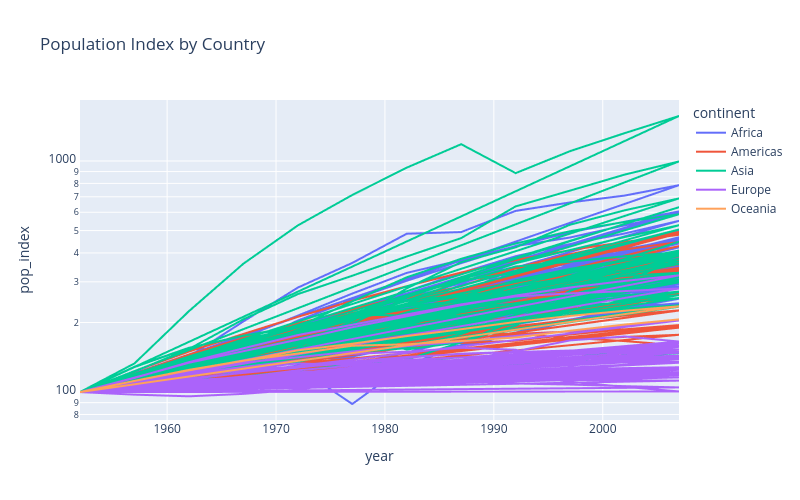

Notebook source saved alongside this figure:
### Code cell
fig = px.line(
    df,
    x="year",
    y="pop_index",
    color="continent",
    title="Population Index by Country",
    log_y=True
)
fig.update_layout(autosize=False, width=800, height=500)
fig.show()

### Figure 1 — Plotly figure (JSON) as saved in the notebook; plotly's stock layout.template omitted (floating-point values rounded to 4 significant figures; data arrays with more than 128 entries replaced by an {"elided": "..."} marker saying what was removed)
{"data": [{"hovertemplate": "continent=Africa<br>year=%{x}<br>pop_index=%{y}<extra></extra>", "legendgroup": "Africa", "line": {"color": "#636efa", "dash": "solid"}, "marker": {"symbol": "circle"}, "mode": "lines", "name": "Africa", "showlegend": true, "type": "scattergl", "x": {"elided": "624 int values"}, "xaxis": "x", "y": {"elided": "624 float values"}, "yaxis": "y"}, {"hovertemplate": "continent=Americas<br>year=%{x}<br>pop_index=%{y}<extra></extra>", "legendgroup": "Americas", "line": {"color": "#EF553B", "dash": "solid"}, "marker": {"symbol": "circle"}, "mode": "lines", "name": "Americas", "showlegend": true, "type": "scattergl", "x": {"elided": "300 int values"}, "xaxis": "x", "y": {"elided": "300 float values"}, "yaxis": "y"}, {"hovertemplate": "continent=Asia<br>year=%{x}<br>pop_index=%{y}<extra></extra>", "legendgroup": "Asia", "line": {"color": "#00cc96", "dash": "solid"}, "marker": {"symbol": "circle"}, "mode": "lines", "name": "Asia", "showlegend": true, "type": "scattergl", "x": {"elided": "396 int values"}, "xaxis": "x", "y": {"elided": "396 float values"}, "yaxis": "y"}, {"hovertemplate": "continent=Europe<br>year=%{x}<br>pop_index=%{y}<extra></extra>", "legendgroup": "Europe", "line": {"color": "#ab63fa", "dash": "solid"}, "marker": {"symbol": "circle"}, "mode": "lines", "name": "Europe", "showlegend": true, "type": "scattergl", "x": {"elided": "360 int values"}, "xaxis": "x", "y": {"elided": "360 float values"}, "yaxis": "y"}, {"hovertemplate": "continent=Oceania<br>year=%{x}<br>pop_index=%{y}<extra></extra>", "legendgroup": "Oceania", "line": {"color": "#FFA15A", "dash": "solid"}, "marker": {"symbol": "circle"}, "mode": "lines", "name": "Oceania", "showlegend": true, "type": "scattergl", "x": [1952, 1957, 1962, 1967, 1972, 1977, 1982, 1987, 1992, 1997, 2002, 2007, 1952, 1957, 1962, 1967, 1972, 1977, 1982, 1987, 1992, 1997, 2002, 2007], "xaxis": "x", "y": [100.0, 111.8, 124.2, 136.6, 151.6, 161.9, 174.7, 187.1, 201.1, 213.6, 224.9, 235.1, 100.0, 111.8, 124.8, 136.8, 146.8, 158.7, 161.0, 166.3, 172.3, 184.3, 195.9, 206.3], "yaxis": "y"}], "layout": {"autosize": false, "height": 500, "legend": {"title": {"text": "continent"}, "tracegroupgap": 0}, "title": {"text": "Population Index by Country"}, "width": 800, "xaxis": {"anchor": "y", "domain": [0, 1], "title": {"text": "year"}}, "yaxis": {"anchor": "x", "domain": [0, 1], "title": {"text": "pop_index"}, "type": "log"}}}
